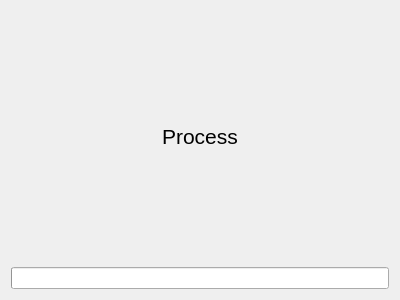
<?xml version="1.0" encoding="UTF-8"?>
<ui version="4.0">
 <class>LoadingScreen</class>
 <widget class="QWidget" name="LoadingScreen">
  <property name="geometry">
   <rect>
    <x>0</x>
    <y>0</y>
    <width>400</width>
    <height>300</height>
   </rect>
  </property>
  <property name="windowTitle">
   <string>Form</string>
  </property>
  <layout class="QVBoxLayout" name="verticalLayout">
   <item>
    <widget class="QLabel" name="lblProcess">
     <property name="font">
      <font>
       <pointsize>16</pointsize>
      </font>
     </property>
     <property name="text">
      <string>Process</string>
     </property>
     <property name="alignment">
      <set>Qt::AlignCenter</set>
     </property>
    </widget>
   </item>
   <item>
    <widget class="QProgressBar" name="progressBar">
     <property name="value">
      <number>0</number>
     </property>
     <property name="textVisible">
      <bool>false</bool>
     </property>
    </widget>
   </item>
  </layout>
 </widget>
 <resources/>
 <connections/>
</ui>
